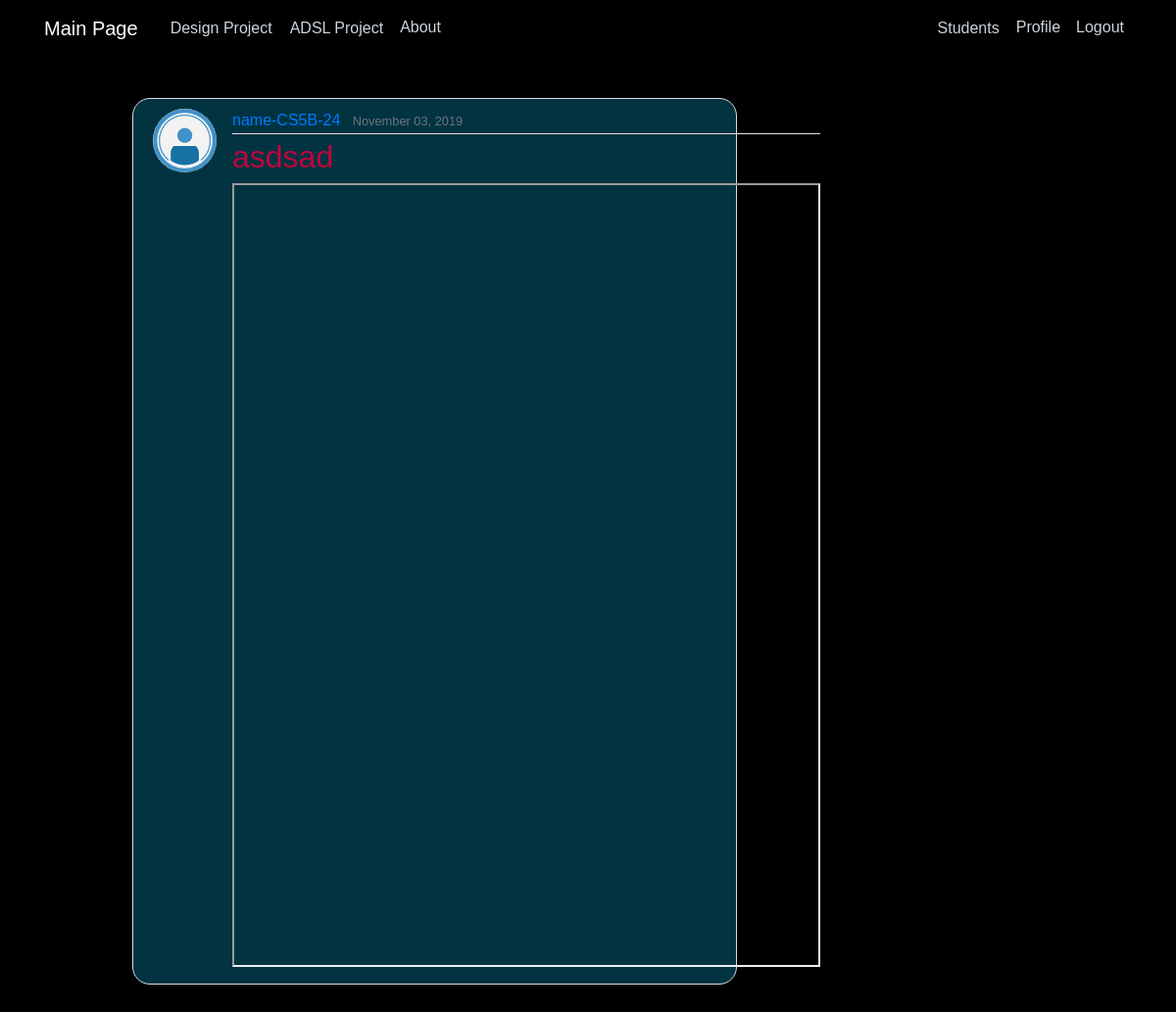
The page /ADSL/abstract/4/ (signed in) on the database its author committed.
### ADSL/models.py (models this page shows, shortened)
class ADSL_Document(models.Model):
    title = models.CharField(max_length=100)
    description = models.CharField(max_length=255, blank=True)
    author = models.ForeignKey(User, on_delete=models.CASCADE)
    document = models.FileField(upload_to='documents/')
    uploaded_at = models.DateTimeField(default=timezone.now)

### users/models.py (models this page shows, shortened)
class Profile(models.Model):
    user = models.OneToOneField(User, on_delete=models.CASCADE)
    name = models.CharField(max_length=30, default="name")
    class_div = models.CharField(max_length=10)
    rollno = models.CharField(max_length=10)
    image = models.ImageField(default='profile_pics/default.jpg', upload_to='profile_pics')

### ADSL/views.py (the view)
# urls.py: path('abstract/<pk>/', PostDetailView.as_view(), name="ADSL-abstract-detail"),
class PostDetailView(LoginRequiredMixin,DetailView):
    model = ADSL_Document
    template_name = 'ADSL/abstract_detail.html'

### ADSL/templates/ADSL/abstract_detail.html (shortened to what this page needs)
{% extends "home/base.html" %}
{% load static %}
{% block content %}
  {% if request.user.is_superuser %}
    <article class="media content-section">
      <img class="rounded-circle article-img" src="{{ object.author.profile.image.url }}">
      <div class="media-body">
        <div class="article-metadata">
          <a class="mr-2" href="{% url 'ADSL-user-abstract' object.author.username %}">{{ object.author.profile.name }}-{{ object.author.profile.class_div }}-{{ object.author.profile.rollno }}</a>
          <small class="text-muted">{{ object.uploaded_at|date:"F d, Y" }}</small>
        </div>
        <h2 class="article-title" >{{ object.title }}</h2>
        <iframe src="{{ object.document.url }}" height="800" width="600"></iframe>
      </div>
    </article>
  {% else %}
    <h1>You are not Authorised to view this content</h1>
  {% endif %}
{% endblock content %}

### home/static/home/main.css (style rules this page uses)
body { color: #333333; margin-top: 5rem; font-family: Arial; padding: 100px; margin: 0; background: #000000; }
h2 { color: #fcf003 }
.content-section { background: rgba(3, 102, 130, 0.5); padding: 10px 20px; border: 1px solid #dddddd; border-radius: 18px; margin-left: 20px; margin-bottom: 20px; }
.article-title { color: #bd063d; }
.article-img { height: 65px; width: 65px; margin-right: 16px; }
.article-metadata { padding-bottom: 1px; margin-bottom: 4px; border-bottom: 1px solid #e3e3e3 }

### rows shown on the page
ADSL_Document: author.profile.image (placeholder picture), author.profile.name "name", author.profile.class_div "CS5B", author.profile.rollno "24", uploaded_at "November 03, 2019", title "asdsad"
